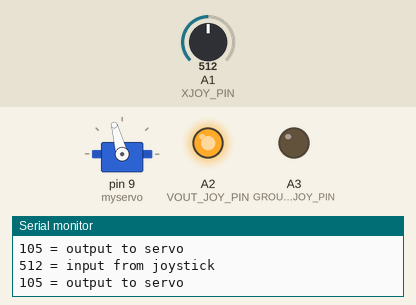
This sketch was run on a simulated Arduino Uno, built with avr-gcc and run on an emulated ATmega328P. On the bench: servo, output pins drawn as LEDs (lit = HIGH), the last lines printed to the serial monitor. The inputs (shaded band) are chosen by the test bench; at power-on: A1 (XJOY_PIN) = 512.

Above: at 1.2 s.
1.3 s: A1 (XJOY_PIN) set to 716
At 2.4 s:
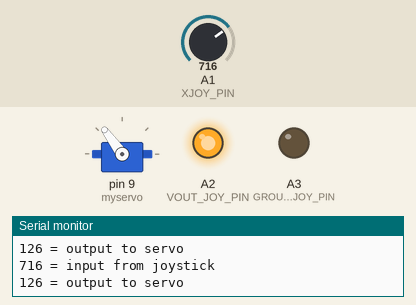
2.9 s: A1 (XJOY_PIN) set to 900
At 3.8 s:
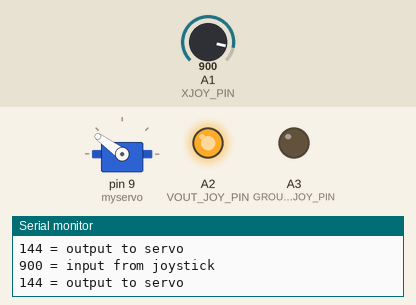
4.5 s: A1 (XJOY_PIN) set to 122
At 5.3 s:
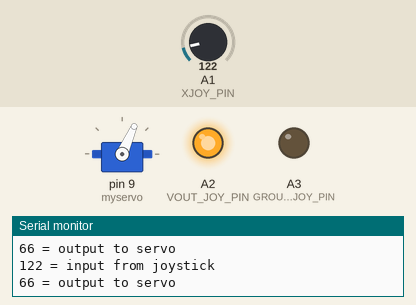
6.1 s: A1 (XJOY_PIN) set to 0
At 6.8 s:
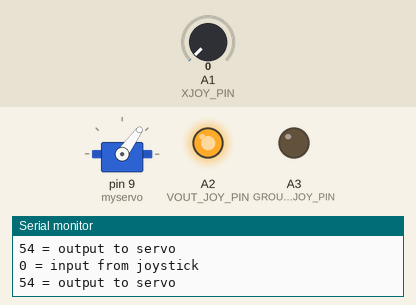
7.7 s: A1 (XJOY_PIN) set to 511
At 8.2 s:
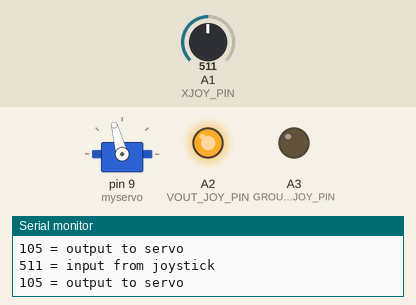
Timing chart, 0 to 10.3 s (numbered marks = the images above; inputs shaded):
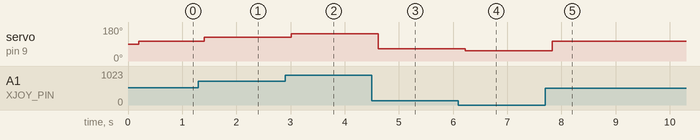

Measured:
- after the input at 1.3 s, servo on pin 9 (myservo): 105° → 126° after 0.11 s
- after the input at 2.9 s, servo on pin 9 (myservo): 126° → 144° after 0.11 s
- after the input at 4.5 s, servo on pin 9 (myservo): 144° → 66° after 0.12 s
- after the input at 6.1 s, servo on pin 9 (myservo): 66° → 54° after 0.13 s
- after the input at 7.7 s, servo on pin 9 (myservo): 54° → 105° after 0.13 s

The sketch:

joystick.ino
```cpp
#include <Servo.h>
#define SERVO_PIN 9
#define GROUND_JOY_PIN A3
#define VOUT_JOY_PIN A2
#define XJOY_PIN A1
Servo myservo ;

void setup()
{
  Serial.begin(9600);
  pinMode(VOUT_JOY_PIN, OUTPUT) ;
  pinMode(GROUND_JOY_PIN, OUTPUT) ;
  digitalWrite(VOUT_JOY_PIN, HIGH) ;
  digitalWrite(GROUND_JOY_PIN,LOW) ;
  myservo.attach(9);
}

void loop()
{
  delay(200);
  int joystickXVal = analogRead(XJOY_PIN) ;
  Serial.print(joystickXVal);
  Serial.println(" = input from joystick");
  Serial.print((joystickXVal+544)/10);
  Serial.println(" = output to servo");
  Serial.println() ;
  myservo.write((joystickXVal+544)/10);
}
```
